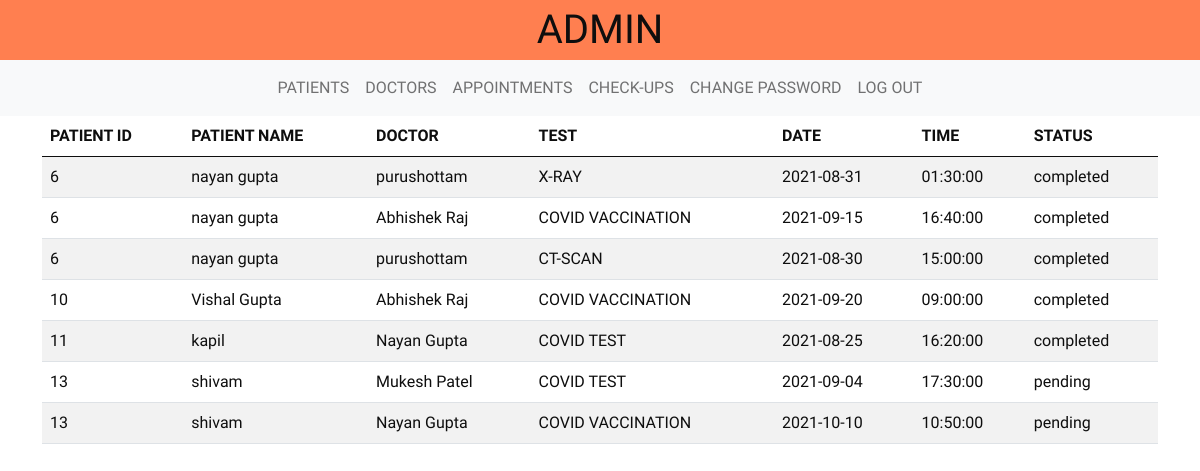
Screenshot of /DBMS/admincheckup.php (signed in) with the database file from the repository.
### tables this page shows
CREATE TABLE `appointment` (
  `sno` int(5) NOT NULL,
  `patient_id` int(5) NOT NULL,
  `date` date NOT NULL,
  `time` time NOT NULL,
  `status` varchar(255) DEFAULT 'pending',
  `test` varchar(255) NOT NULL,
  `doctor_id` int(5) NOT NULL
);

CREATE TABLE `patient` (
  `id` int(5) NOT NULL,
  `name` varchar(255) NOT NULL,
  `age` int(3) NOT NULL,
  `sex` varchar(255) NOT NULL,
  `mobile` varchar(10) NOT NULL,
  `email` varchar(255) NOT NULL,
  `password` varchar(255) NOT NULL,
  `address` varchar(255) NOT NULL
);

CREATE TABLE `doctor` (
  `doc_id` int(5) NOT NULL,
  `name` varchar(255) NOT NULL,
  `sex` varchar(255) NOT NULL,
  `age` int(5) NOT NULL,
  `mobile` varchar(10) NOT NULL,
  `email` varchar(255) NOT NULL,
  `password` varchar(255) NOT NULL
);

### DBMS/admincheckup.php (the view, shortened to what this page needs)
<!DOCTYPE html>
<html lang="en">
<head>
    <link rel="stylesheet" href="style1.css">
    <link href="https://cdn.jsdelivr.net/npm/bootstrap@5.0.2/dist/css/bootstrap.min.css" rel="stylesheet">
</head>
<body>
    <header>
        <p>
            <span>ADMIN</span>
        </p>
    </header>
    <?php
    include "adminnav.php";
    ?>
  <div class="container">
    <table class="table table-striped">
      <thead>
        <tr>
          <th scope="col">PATIENT ID</th>
          <th scope="col">PATIENT NAME</th>
          <th scope="col">DOCTOR</th>
          <th scope="col">TEST</th>
          <th scope="col">DATE</th>
          <th scope="col">TIME</th>
          <th scope="col">STATUS</th>
        </tr>
      </thead>
      <tbody>
          <?php
              include "connection.php";
              $sql = "select a.patient_id,a.test,p.name as pname,d.name,a.date,a.time,a.status from patient p,doctor d,appointment a where p.id=a.patient_id and a.doctor_id=d.doc_id";
              $result = mysqli_query($conn, $sql);
              if ($result->num_rows > 0) {
                while($row = $result->fetch_assoc()) {
                    if($row["test"]!="doctorA")
                    echo "<tr><td>" . $row["patient_id"]. "</td><td>" . $row["pname"]. "</td><td>" . $row["name"]. "</td><td>" . $row["test"] ."</td><td>" . $row["date"]. "</td><td>" . $row["time"]. "</td><td>" . $row["status"]. "</td></tr>";
                }
            } else {
                echo "0 results";
            }
          ?>
      </tbody>
    </table>
  </div>
</body>
</html>

### DBMS/style1.css (style rules this page uses)
* { margin: 0; padding: 0; font-family:Itim; color:rgb(14, 14, 14); box-sizing: border-box; }
html, body { margin:0; }
header { background-color: coral; font-size: 250%; margin:0; text-align:center; }
header p { margin:0; }
body { background-color: #badfd7; background-size: cover; background-repeat: no-repeat; }

### rows the page displays
appointment: patient "6", patient.name "nayan gupta", doctor.name "purushottam", test "X-RAY", date "2021-08-31", time "01:30:00", status "completed"
appointment: patient "6", patient.name "nayan gupta", doctor.name "Abhishek Raj", test "COVID VACCINATION", date "2021-09-15", time "16:40:00", status "completed"
appointment: patient "6", patient.name "nayan gupta", doctor.name "purushottam", test "CT-SCAN", date "2021-08-30", time "15:00:00", status "completed"
appointment: patient "10", patient.name "Vishal Gupta", doctor.name "Abhishek Raj", test "COVID VACCINATION", date "2021-09-20", time "09:00:00", status "completed"
appointment: patient "11", patient.name "kapil", doctor.name "Nayan Gupta", test "COVID TEST", date "2021-08-25", time "16:20:00", status "completed"
appointment: patient "13", patient.name "shivam", doctor.name "Mukesh Patel", test "COVID TEST", date "2021-09-04", time "17:30:00", status "pending"
appointment: patient "13", patient.name "shivam", doctor.name "Nayan Gupta", test "COVID VACCINATION", date "2021-10-10", time "10:50:00", status "pending"
